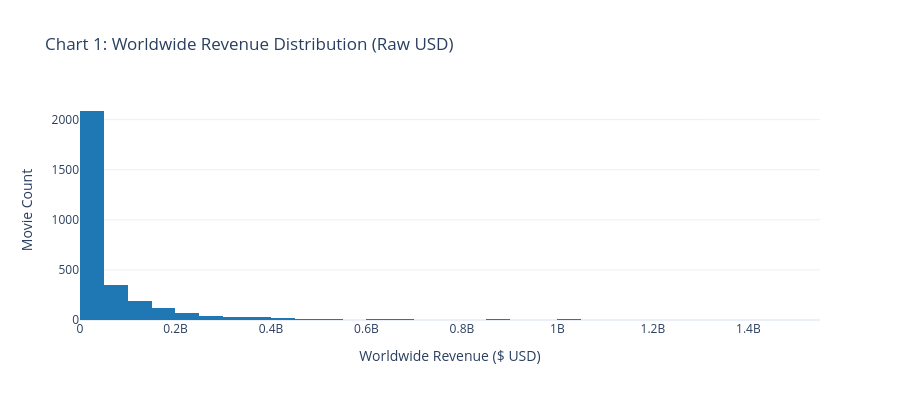
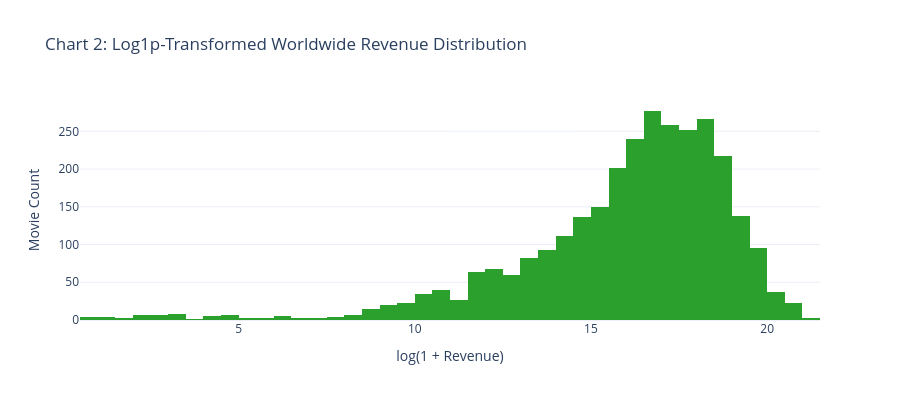

The notebook cell saved with these charts, in order:
### Markdown cell above
### Chart 1 & Chart 2: Worldwide Revenue Distribution (Raw vs. Log-Transformed)
*Analytical Takeaway:* Raw revenue is heavily right-skewed with extreme billion-dollar outliers; log-transformation normalizes the variance and stabilizes regression objectives.

### Code cell
fig1 = px.histogram(
    eda_df, x="revenue", nbins=60,
    title="Chart 1: Worldwide Revenue Distribution (Raw USD)",
    labels={"revenue": "Worldwide Revenue ($ USD)"},
    color_discrete_sequence=["#1f77b4"]
)
fig1.update_layout(height=400, yaxis_title="Movie Count")
fig1.show()

fig2 = px.histogram(
    eda_df, x="log_revenue", nbins=50,
    title="Chart 2: Log1p-Transformed Worldwide Revenue Distribution",
    labels={"log_revenue": "log(1 + Revenue)"},
    color_discrete_sequence=["#2ca02c"]
)
fig2.update_layout(height=400, yaxis_title="Movie Count")
fig2.show()

### Figure 1 — Plotly figure (JSON) as saved in the notebook; plotly's stock layout.template omitted (floating-point values rounded to 4 significant figures; data arrays with more than 128 entries replaced by an {"elided": "..."} marker saying what was removed)
{"data": [{"bingroup": "x", "hovertemplate": "Worldwide Revenue ($ USD)=%{x}<br>count=%{y}<extra></extra>", "legendgroup": "", "marker": {"color": "#1f77b4", "pattern": {"shape": ""}}, "name": "", "nbinsx": 60, "orientation": "v", "showlegend": false, "type": "histogram", "x": {"elided": "3000 int values"}, "xaxis": "x", "yaxis": "y"}], "layout": {"barmode": "relative", "height": 400, "legend": {"tracegroupgap": 0}, "title": {"text": "Chart 1: Worldwide Revenue Distribution (Raw USD)"}, "xaxis": {"anchor": "y", "domain": [0.0, 1.0], "title": {"text": "Worldwide Revenue ($ USD)"}}, "yaxis": {"anchor": "x", "domain": [0.0, 1.0], "title": {"text": "Movie Count"}}}}

### Figure 2 — Plotly figure (JSON) as saved in the notebook; plotly's stock layout.template omitted (floating-point values rounded to 4 significant figures; data arrays with more than 128 entries replaced by an {"elided": "..."} marker saying what was removed)
{"data": [{"bingroup": "x", "hovertemplate": "log(1 + Revenue)=%{x}<br>count=%{y}<extra></extra>", "legendgroup": "", "marker": {"color": "#2ca02c", "pattern": {"shape": ""}}, "name": "", "nbinsx": 50, "orientation": "v", "showlegend": false, "type": "histogram", "x": {"elided": "3000 float values"}, "xaxis": "x", "yaxis": "y"}], "layout": {"barmode": "relative", "height": 400, "legend": {"tracegroupgap": 0}, "title": {"text": "Chart 2: Log1p-Transformed Worldwide Revenue Distribution"}, "xaxis": {"anchor": "y", "domain": [0.0, 1.0], "title": {"text": "log(1 + Revenue)"}}, "yaxis": {"anchor": "x", "domain": [0.0, 1.0], "title": {"text": "Movie Count"}}}}
